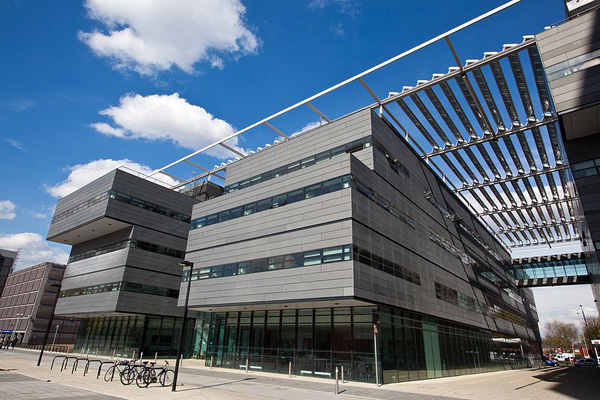
#> input picture notes/Week 1/images/alanturing.png, 600 x 400 px, found by its file name
$ jupyter execute --allow-errors inpainting.ipynb   (shell and % lines are left out)
#> lines starting #> are read from the running program, lines starting #| are printed output that depends on the picture; pictures that were not available may be replaced by others from this repository, and a replacement may not be noted
[cell 1]
from PIL import Image
import matplotlib.pyplot as plt
import numpy as np

# Load the images.
orig_img = Image.open("alanturing.png")
#> orig_img is the input picture: PIL image 600x400 RGB; mean R, G, B 94.4, 111.5, 128.8
orig_img = orig_img.convert('L')
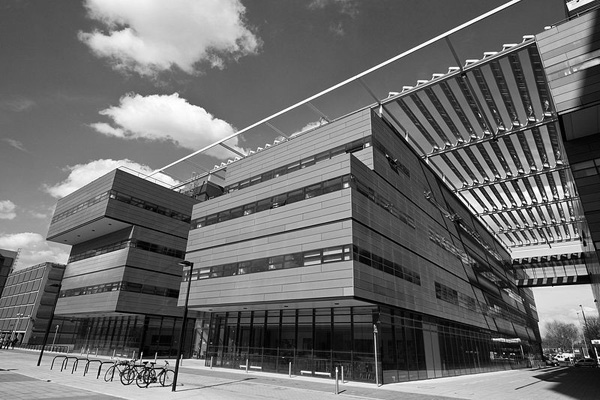
#> orig_img: PIL image 600x400 L; min 0, max 255, mean 108.4
corr_img = Image.open("alanturing-blabla.png")
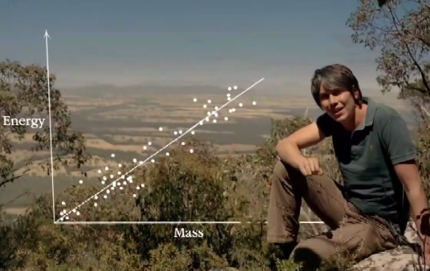
#> input picture notes/Week 1/images/briancox-smaller.png, 430 x 271 px, given in place of alanturing-blabla.png, which was not available
#> corr_img is the input picture: PIL image 430x271 RGBA; mean R, G, B, A 102.4, 96.2, 84.5, 255
corr_img = corr_img.convert('L')
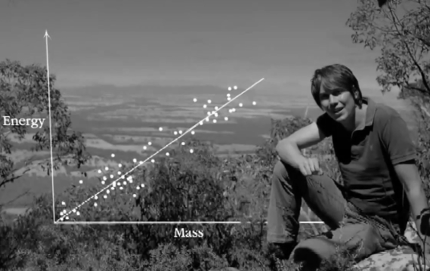
#> corr_img: PIL image 430x271 L; min 0, max 254, mean 96.8

# Convert to arrays.
Uorig = np.array(orig_img)
Ucorr = np.array(corr_img)
rows, cols = Uorig.shape
#> rows = 400; cols = 600

# Known is 1 if the pixel is known,
# 0 if the pixel was corrupted.
Known = np.zeros((rows, cols))
#> (the rest of this cell did not finish here and is left out)
